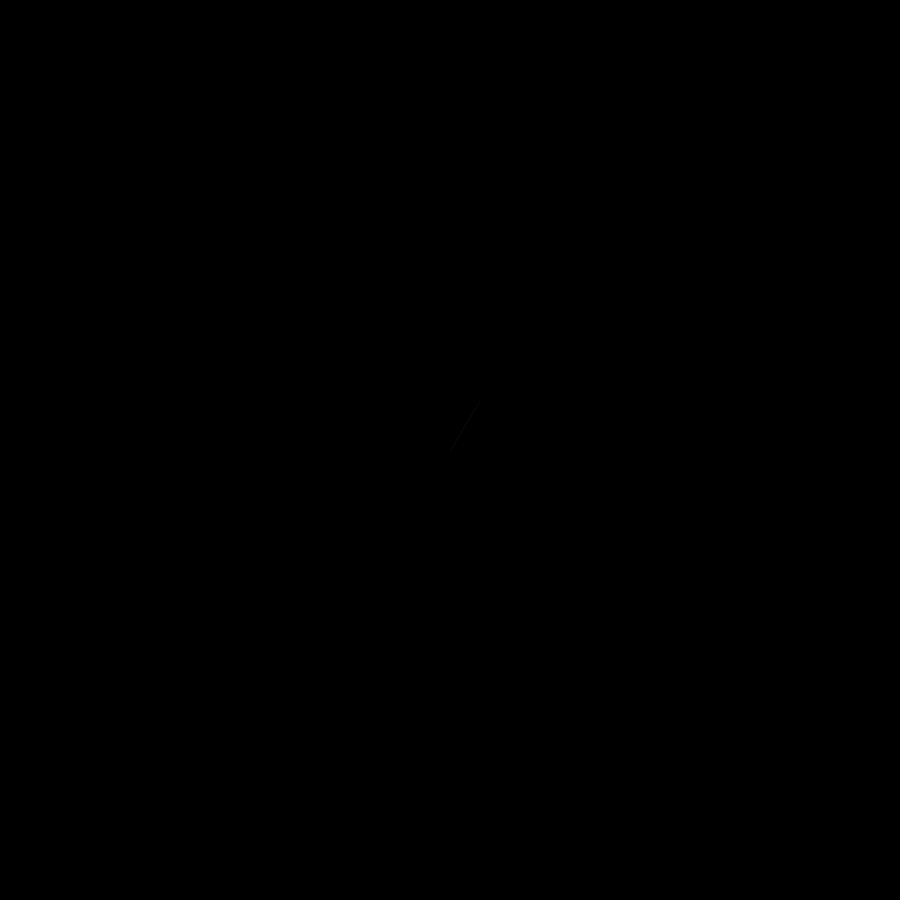
Frame 1 (no input)
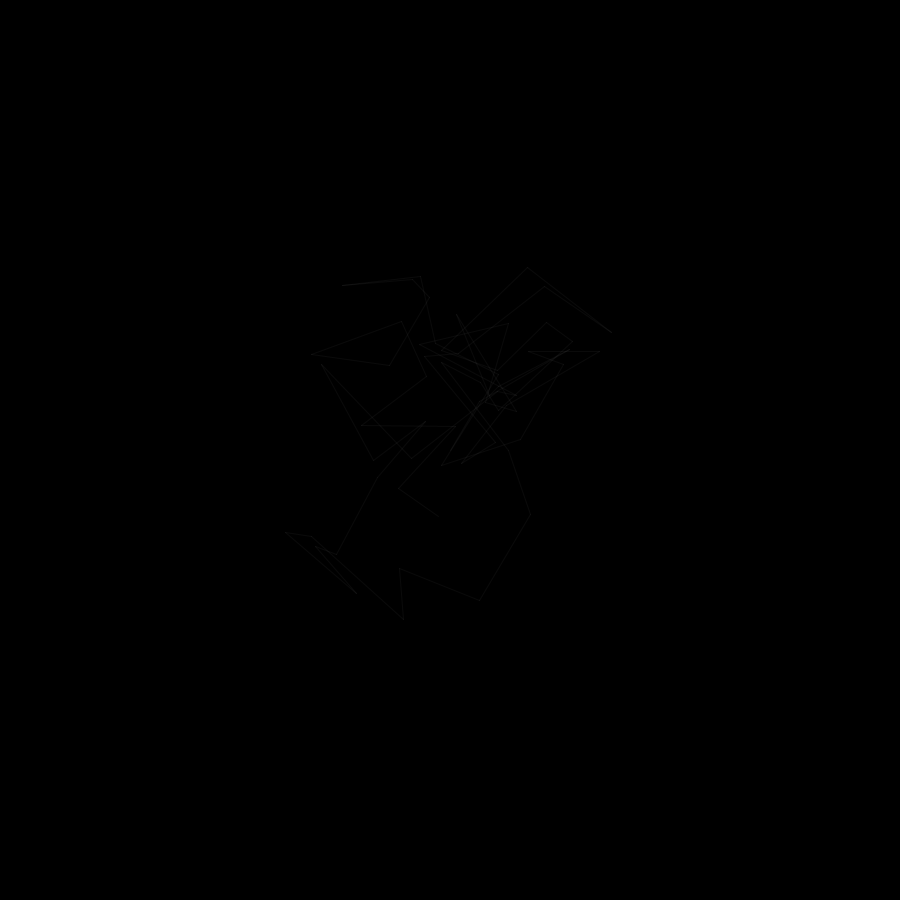
Frame 60 (the mouse pressed at the canvas centre just before this capture)
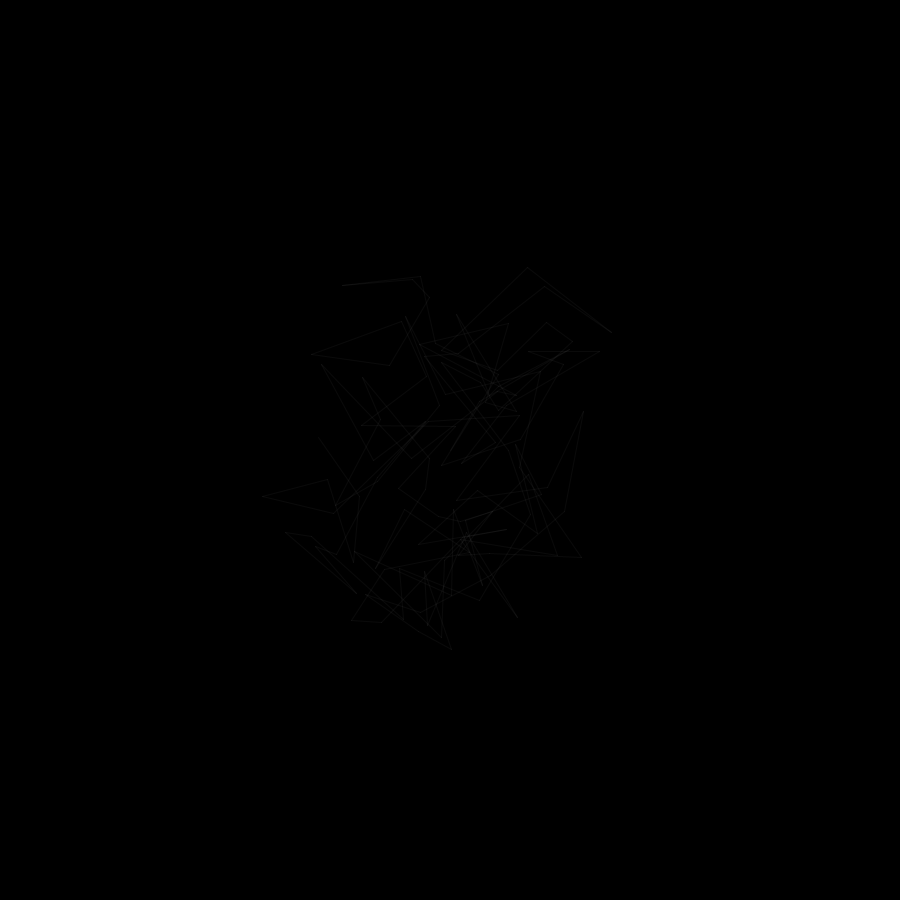
Frame 120 (the mouse held since frame 60 and released just before this capture)

The Processing sketch that drew these frames (run headless with seeded random() and noise(); from frame 60 on, the mouse is pressed at the canvas centre):

// Processing sketch: processing_368
// ── processing_368.pde

//import processing.eps.*;

float x = 450;

float y = 450;

float xn = 450;

float yn = 450;

float xc;

float yc;
float avoidX = 450;
float avoidY =450;

void setup(){

size(900,900);

background(0);
stroke(255, 10);

smooth();

}

void draw(){

    xc = random(-100,100);

  yc = random(-100,100);

  if ((dist(x+xc,y+yc,avoidX,avoidY)>200))

  {

    xn=x - xc;

    yn=y - yc;

  }

  else if  ((dist(x+xc,y+yc,avoidX,avoidY)>200))

  {

    xn=x - xc;

    yn=y - yc;

  }
  else

  {

      xn=x + xc;

      yn=y + yc;

  }

  if(xn<0){xn=abs(xn);}

  if(yn<0){yn=abs(yn);}

  

  if(xn>1000){xn=1000-abs(1000-xn);}

  if(yn>1000){yn=1000-abs(1000-yn);}

  

  line(x,y,xn,yn);

  x=xn;

  y=yn;

     /* if (mousePressed==true)

 {

   noLoop();

   }

  */

}
